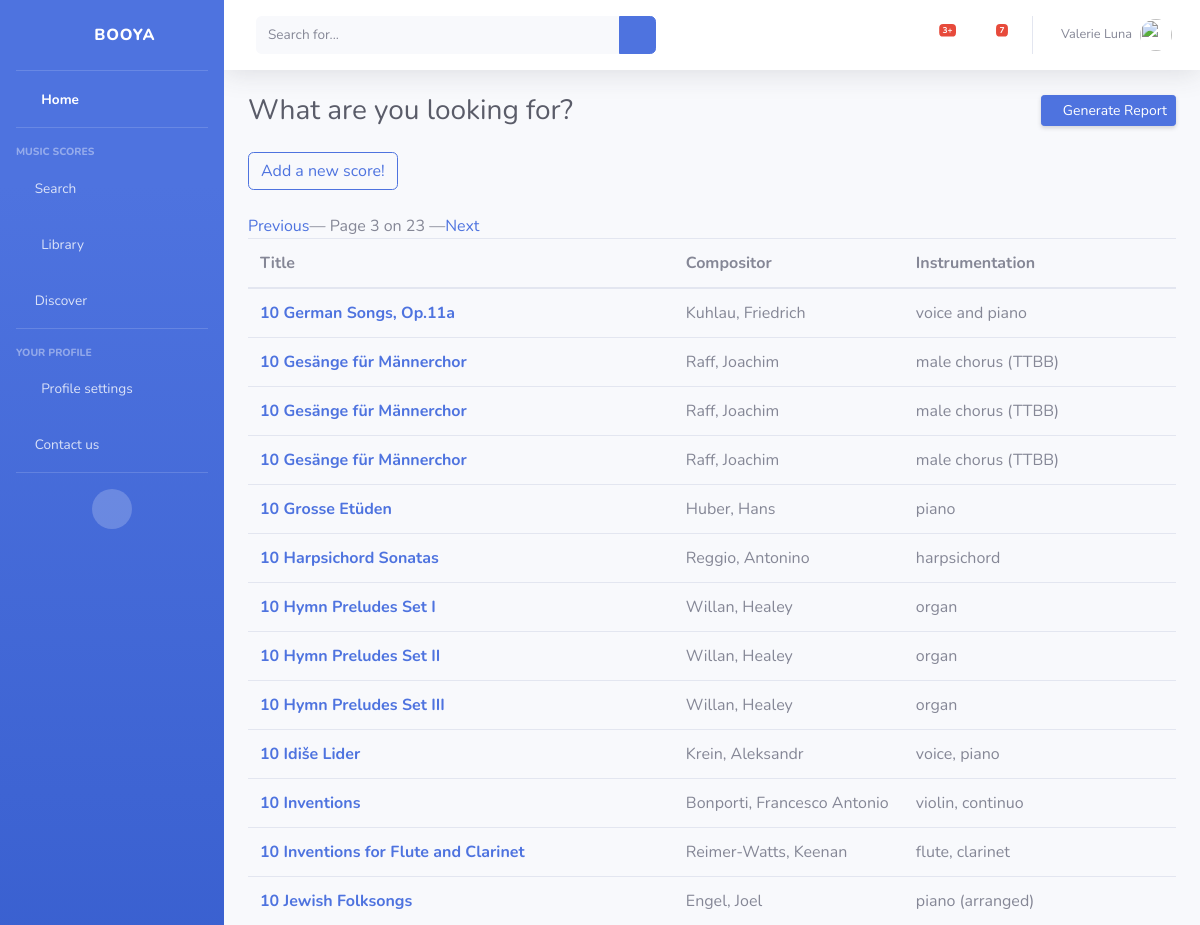
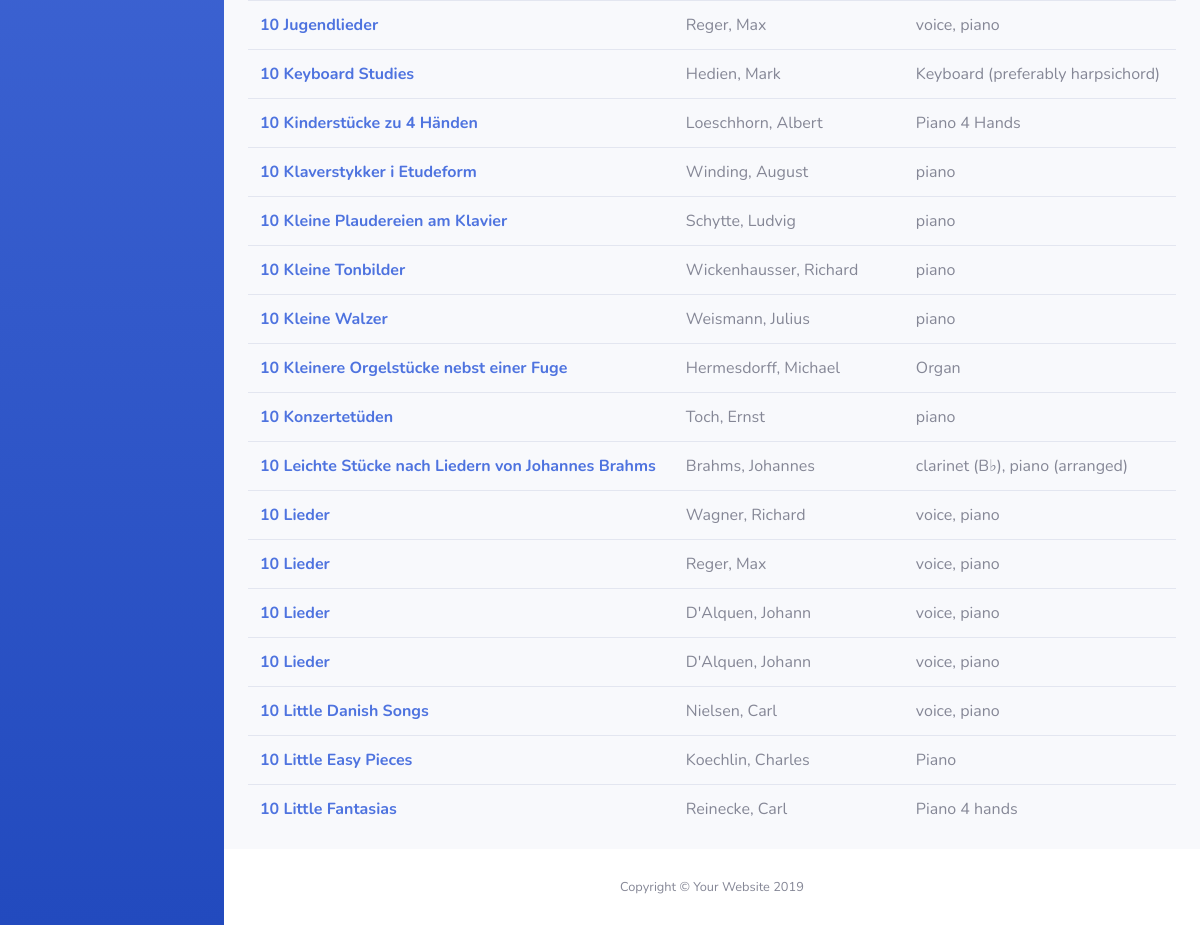
Page /home/scores_list?page=3 on the committed database (2 pictures, top to bottom).
### search/models.py (models this page shows, shortened)
class Sheet(models.Model):
    title = models.CharField(max_length=100)
    subtitle = models.CharField(max_length=100, default='unknown')
    compositor = models.CharField(max_length=42, default='unknown')
    instrumentation = models.CharField(max_length=155, default='unknown')
    pdf_link = models.URLField(max_length=200, default='unknown')
    sections = models.CharField(max_length=100, default='unknown')
    description = models.CharField(max_length=100, default='unknown')
    composition_date = models.IntegerField(default=0)
    first_interpretation_date = models.CharField(max_length=100, default='unknown')
    release_date = models.CharField(max_length=100, default='unknown')
    duration = models.CharField(max_length=100, default='unknown')
    compositor_period = models.CharField(max_length=100, default='unknown')
    editor = models.CharField(max_length=100, default='unknown')
    style = models.CharField(max_length=100, default='unknown')
    key = models.CharField(max_length=100, default='unknown')
    source = models.CharField(max_length=100, default='unknown')
    comments = models.CharField(max_length=1000, default='no comment')
    nb_instruments = models.IntegerField(default=0)
    difficulty = models.FloatField(default=0)
    popularity = models.FloatField(default=0)
    dedication = models.CharField(max_length=100, default='unknown')
    num_opus = models.CharField(max_length=100, default='unknown')
    download_date = models.DateTimeField(default=timezone.now,
                                verbose_name="Publication date",
                                null=True)
    commentaires = GenericRelation('Commentaire')
    class Meta:
        verbose_name = "Music score"
        ordering = ['title']

### search/views.py (the view)
# urls.py: path('scores_list', views.ListScores.as_view(), name="scores_list"),
class ListScores(ListView):
    model = Sheet
    context_object_name = "list_sheets"
    template_name = "search/scores_list.html"
    paginate_by = 30

### search/templates/search/scores_list.html (shortened to what this page needs)
<!DOCTYPE html>
<html lang="en">
{% extends "base.html" %}
{% block corps %}
<div class="container-fluid">
    {% block header_title %}
    <div class="d-sm-flex align-items-center justify-content-between mb-4">
        <h1 class="h3 mb-0 text-gray-800">What are you looking for?</h1>
        <a href="#" class="d-none d-sm-inline-block btn btn-sm btn-primary shadow-sm"><i
                class="fas fa-download fa-sm text-white-50"></i> Generate Report</a>
    </div>
    <a class="btn btn-outline-primary" href="{% url 'add_score' %}" role="button">Add a new score!</a>
    {% endblock %}
    <br>
    <br>
    <div class="pagination">
        {% if page_obj.has_previous %}
        <a href="?page={{ page_obj.previous_page_number }}">Previous </a> —
        {% endif %}
        Page {{ page_obj.number }} on {{ page_obj.paginator.num_pages }}
        {% if page_obj.has_next %}
        — <a href="?page={{ page_obj.next_page_number }}"> Next</a>
        {% endif %}
    </div>
    <table class="table">
        <thead>
        <tr>
            <th scope="col">Title</th>
            <th scope="col">Compositor</th>
            <th scope="col">Instrumentation</th>
        </tr>
        </thead>
        <tbody>
        {% for sheet in list_sheets %}
        <tr>
            <div class="sheet">
                <th scope="row"><a href="{% url 'read' sheet.id %}">{{ sheet.title }}</a></th>
                <td>{{ sheet.compositor }}</td>
                <td>{{ sheet.instrumentation }}</td>
            </div>
            {% empty %}
            <p>No sheet music</p>
            {% endfor %}
        </tr>
        </tbody>
    </table>
</div>
    {% endblock %}

### rows in the picture
Sheet: title "10 German Songs, Op.11a", compositor "Kuhlau, Friedrich", instrumentation "voice and piano"
Sheet: title "10 Gesänge für Männerchor", compositor "Raff, Joachim", instrumentation "male chorus (TTBB)"
Sheet: title "10 Gesänge für Männerchor", compositor "Raff, Joachim", instrumentation "male chorus (TTBB)"
Sheet: title "10 Gesänge für Männerchor", compositor "Raff, Joachim", instrumentation "male chorus (TTBB)"
Sheet: title "10 Grosse Etüden", compositor "Huber, Hans", instrumentation "piano"
Sheet: title "10 Harpsichord Sonatas", compositor "Reggio, Antonino", instrumentation "harpsichord"
Sheet: title "10 Hymn Preludes Set I", compositor "Willan, Healey", instrumentation "organ"
Sheet: title "10 Hymn Preludes Set II", compositor "Willan, Healey", instrumentation "organ"
Sheet: title "10 Hymn Preludes Set III", compositor "Willan, Healey", instrumentation "organ"
Sheet: title "10 Idiše Lider", compositor "Krein, Aleksandr", instrumentation "voice, piano"
Sheet: title "10 Inventions", compositor "Bonporti, Francesco Antonio", instrumentation "violin, continuo"
Sheet: title "10 Inventions for Flute and Clarinet", compositor "Reimer-Watts, Keenan", instrumentation "flute, clarinet"
Sheet: title "10 Jewish Folksongs", compositor "Engel, Joel", instrumentation "piano (arranged)"
Sheet: title "10 Jugendlieder", compositor "Reger, Max", instrumentation "voice, piano"
Sheet: title "10 Keyboard Studies", compositor "Hedien, Mark", instrumentation "Keyboard (preferably harpsichord)"
Sheet: title "10 Kinderstücke zu 4 Händen", compositor "Loeschhorn, Albert", instrumentation "Piano 4 Hands"
Sheet: title "10 Klaverstykker i Etudeform", compositor "Winding, August", instrumentation "piano"
Sheet: title "10 Kleine Plaudereien am Klavier", compositor "Schytte, Ludvig", instrumentation "piano"
Sheet: title "10 Kleine Tonbilder", compositor "Wickenhausser, Richard", instrumentation "piano"
Sheet: title "10 Kleine Walzer", compositor "Weismann, Julius", instrumentation "piano"
Sheet: title "10 Kleinere Orgelstücke nebst einer Fuge", compositor "Hermesdorff, Michael", instrumentation "Organ"
Sheet: title "10 Konzertetüden", compositor "Toch, Ernst", instrumentation "piano"
Sheet: title "10 Leichte Stücke nach Liedern von Johannes Brahms", compositor "Brahms, Johannes", instrumentation "clarinet (B♭), piano (arranged)"
Sheet: title "10 Lieder", compositor "Wagner, Richard", instrumentation "voice, piano"
Sheet: title "10 Lieder", compositor "Reger, Max", instrumentation "voice, piano"
Sheet: title "10 Lieder", compositor "D'Alquen, Johann", instrumentation "voice, piano"
Sheet: title "10 Lieder", compositor "D'Alquen, Johann", instrumentation "voice, piano"
Sheet: title "10 Little Danish Songs", compositor "Nielsen, Carl", instrumentation "voice, piano"
Sheet: title "10 Little Easy Pieces", compositor "Koechlin, Charles", instrumentation "Piano"
Sheet: title "10 Little Fantasias", compositor "Reinecke, Carl", instrumentation "Piano 4 hands"

### other values in the picture
{{ page_obj.number }} "3"
{{ page_obj.paginator.num_pages }} "23"
